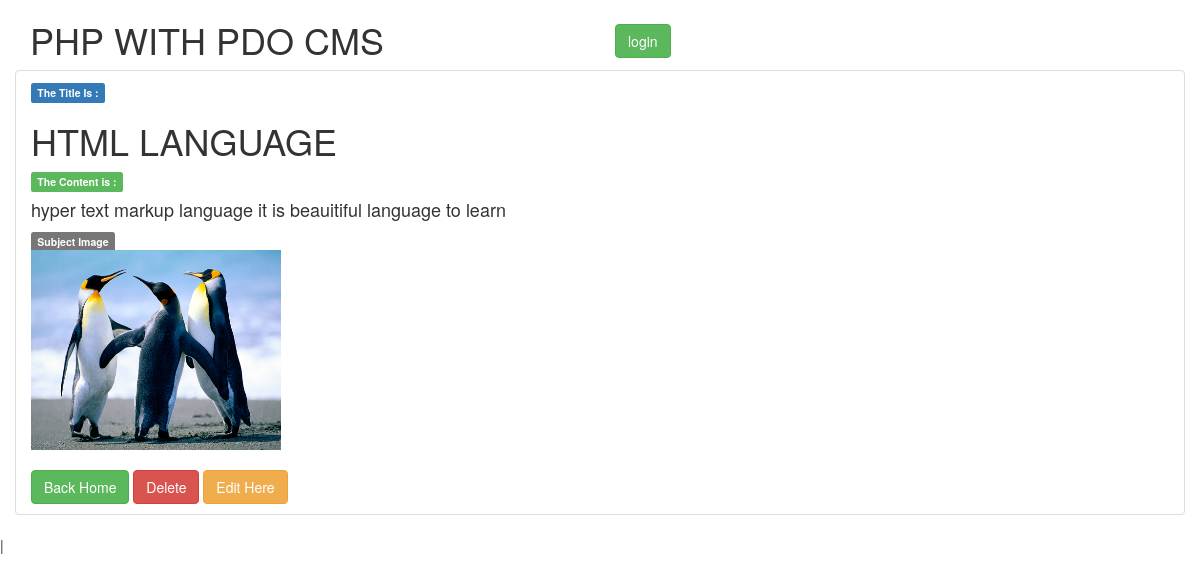
/post.php?id=61, run on the app's committed database.
### tables this page shows
CREATE TABLE `posts` (
  `id` int(11) NOT NULL,
  `title` varchar(150) NOT NULL,
  `image` varchar(255) NOT NULL,
  `content` text NOT NULL
);

### inc/functions.php (called while the page is built, shortened)
<?php require 'connection.php';?>
<?php
 class Post
 {
    public function fetch_data($id)
    {
        global $pdo;
        $query = $pdo->prepare("SELECT * FROM posts where id = ? ");
        $query->bindValue(1,$id);
        $query->execute();
        return $query->fetch();
    }
 }
?>

### post.php (the view, shortened to what this page needs)
<?php include 'templete/header.php'; ?>
<?php
    if (isset($_GET['id']))
    {
       $id =$_GET['id'] ;
    }else
    {
        header('location : index.php');
        exit();
    }
    $data = $post->fetch_data($id);
   ?>
    <div class="container">
        <div class="row">
            <section class="article">
                <ul class="list-group">
                    <li class="list-group-item">
                        <blockquotes>
                          <div>
                              <lable class="label label-primary">The Title Is :</lable>
                        <h1><?php echo$data['title'];  ?></h1>
                          </div>
                            <div>
                            <label class="label label-success">The Content is :</label>
                        <h4><?php echo$data['content'];  ?></h4>
                            </div>
                        <div>
                        <label class="label label-default"> Subject Image</label>
                            <br>
                        <img src= "admin/uploads/<?php echo $data['image'] ?> " style=" width: 250px; height: 200px">
                            <br>
                        </div>
                            <br>
                                <a class="btn btn-success" href="index.php">Back Home</a>
                            <a class="btn btn-danger" href="admin/delete.php" > Delete </a>
                            <a class="btn btn-warning" href="admin/update.php?edit_id=<?php echo $data['id']; ?>" > Edit Here </a>
                        </blockquotes>
                    </li>
                </ul>
            </section>
        </div>
    </div>
<?php include 'templete/footer.php'; ?>

### data on the page
posts: title "HTML LANGUAGE", content "hyper text markup language it is beauitiful language to learn", image (picture)
